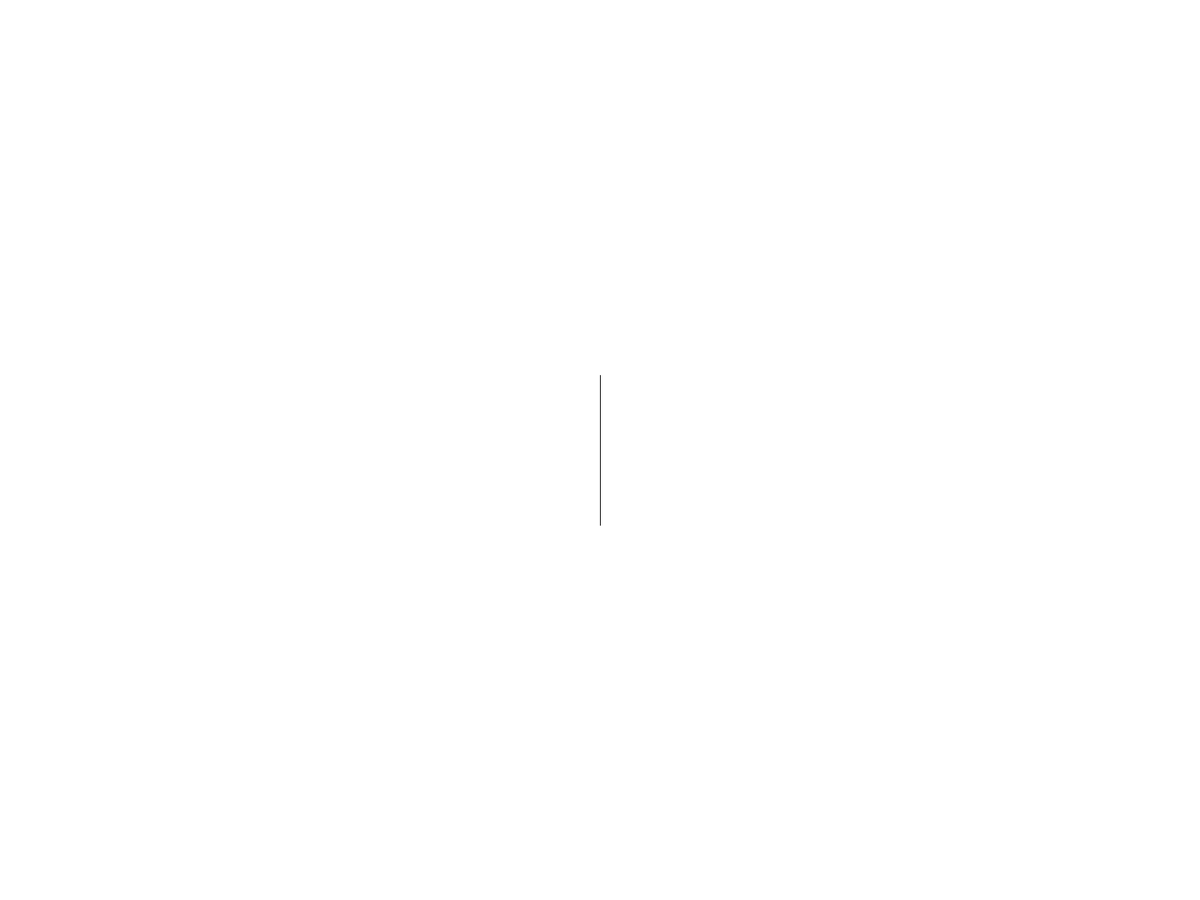
Frame 1 (no input)
Frame 60 (the mouse pressed at the canvas centre just before this capture): blank canvas, image omitted
Frame 120 (the mouse held since frame 60 and released just before this capture): blank canvas, image omitted

The Processing sketch that drew this single still picture (run headless with seeded random() and noise(); from frame 60 on, the mouse is pressed at the canvas centre):

// Processing sketch: spin
// ── spin.pde
PVector pos;

float degrees;

void setup() {
 
  fullScreen();
  
  //noStroke();
  fill(0);
  
  rectMode(CENTER);
  
}

void draw() {
 
  background(255);
  translate(width/2, height/2);
  rotate(radians(degrees));
  line(0, -100, 0, 100);
  
  degrees += map(mouseX, 0, width, 2, 5);
  
}
